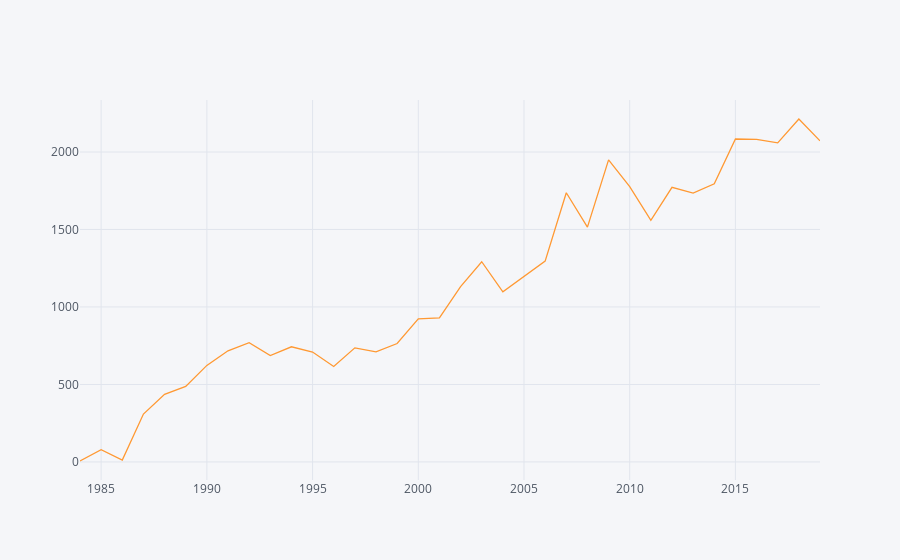

Notebook cell for this chart:
### Code cell
#Number of Awards by Year

IT[IT['Year']<2020].groupby('Year').count()["AwardNumber"].iplot()

### Figure 1 — Plotly figure (JSON) as saved in the notebook; plotly's stock layout.template omitted (floating-point values rounded to 4 significant figures)
{"data": [{"line": {"color": "rgba(255, 153, 51, 1.0)", "dash": "solid", "shape": "linear", "width": 1.3}, "mode": "lines", "name": "AwardNumber", "text": "", "type": "scatter", "uid": "9d8d3f58-0cd9-4719-be19-969086160ed3", "x": [1984, 1985, 1986, 1987, 1988, 1989, 1990, 1991, 1992, 1993, 1994, 1995, 1996, 1997, 1998, 1999, 2000, 2001, 2002, 2003, 2004, 2005, 2006, 2007, 2008, 2009, 2010, 2011, 2012, 2013, 2014, 2015, 2016, 2017, 2018, 2019], "y": [6, 79, 12, 309, 436, 487, 623, 717, 770, 686, 743, 709, 616, 736, 710, 764, 923, 930, 1131, 1292, 1098, 1196, 1296, 1737, 1515, 1949, 1777, 1559, 1772, 1735, 1795, 2084, 2082, 2059, 2213, 2072]}], "layout": {"legend": {"bgcolor": "#F5F6F9", "font": {"color": "#4D5663"}}, "paper_bgcolor": "#F5F6F9", "plot_bgcolor": "#F5F6F9", "title": {"font": {"color": "#4D5663"}}, "xaxis": {"gridcolor": "#E1E5ED", "showgrid": true, "tickfont": {"color": "#4D5663"}, "title": {"font": {"color": "#4D5663"}, "text": ""}, "zerolinecolor": "#E1E5ED"}, "yaxis": {"gridcolor": "#E1E5ED", "showgrid": true, "tickfont": {"color": "#4D5663"}, "title": {"font": {"color": "#4D5663"}, "text": ""}, "zerolinecolor": "#E1E5ED"}}}
